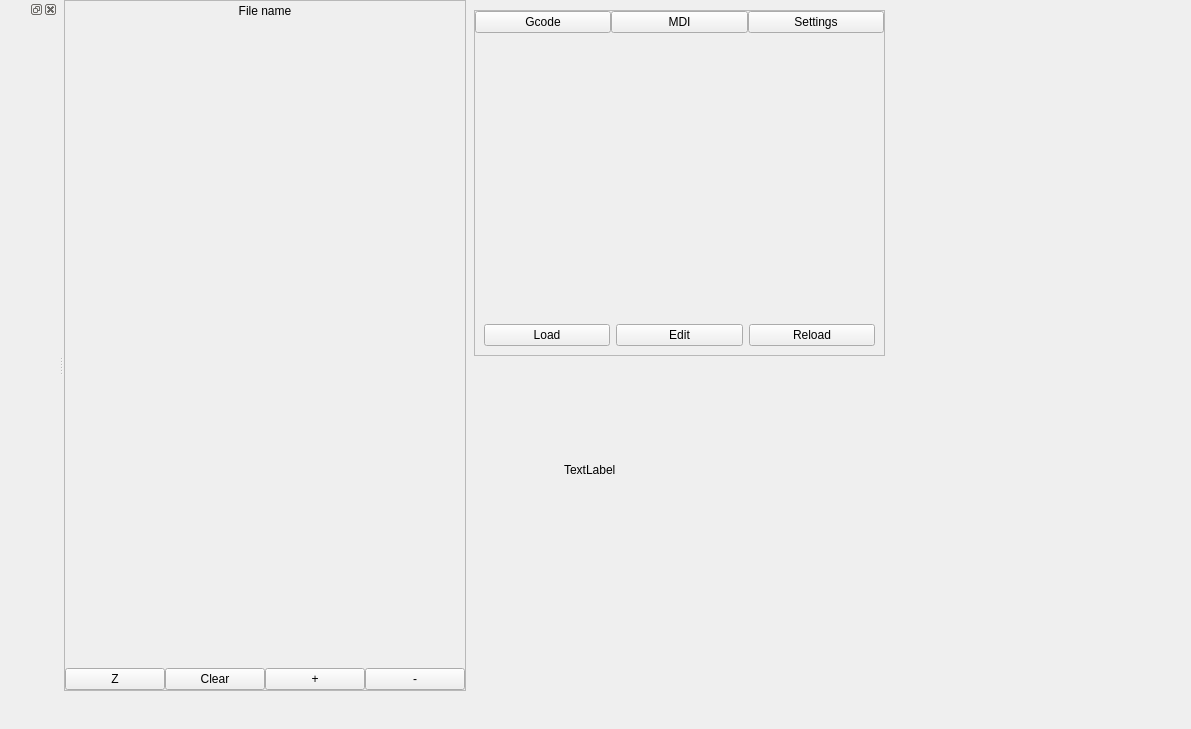
<?xml version="1.0" encoding="UTF-8"?>
<ui version="4.0">
 <class>MainWindow</class>
 <widget class="QMainWindow" name="MainWindow">
  <property name="geometry">
   <rect>
    <x>0</x>
    <y>0</y>
    <width>1191</width>
    <height>729</height>
   </rect>
  </property>
  <property name="windowTitle">
   <string>MainWindow</string>
  </property>
  <widget class="QWidget" name="centralwidget">
   <layout class="QGridLayout" name="gridLayout">
    <property name="leftMargin">
     <number>0</number>
    </property>
    <property name="topMargin">
     <number>0</number>
    </property>
    <property name="rightMargin">
     <number>0</number>
    </property>
    <property name="bottomMargin">
     <number>0</number>
    </property>
    <property name="spacing">
     <number>0</number>
    </property>
    <item row="0" column="0">
     <widget class="ScreenOptions" name="screen_options">
      <widget class="QFrame" name="frame_graphics">
       <property name="geometry">
        <rect>
         <x>0</x>
         <y>0</y>
         <width>402</width>
         <height>691</height>
        </rect>
       </property>
       <property name="frameShape">
        <enum>QFrame::StyledPanel</enum>
       </property>
       <property name="frameShadow">
        <enum>QFrame::Raised</enum>
       </property>
       <layout class="QGridLayout" name="gridLayout_2">
        <property name="leftMargin">
         <number>0</number>
        </property>
        <property name="topMargin">
         <number>0</number>
        </property>
        <property name="rightMargin">
         <number>0</number>
        </property>
        <property name="bottomMargin">
         <number>0</number>
        </property>
        <property name="spacing">
         <number>0</number>
        </property>
        <item row="2" column="2">
         <widget class="QPushButton" name="pb_view_zoom_in">
          <property name="text">
           <string>+</string>
          </property>
         </widget>
        </item>
        <item row="2" column="1">
         <widget class="QPushButton" name="pb_view_clear">
          <property name="text">
           <string>Clear</string>
          </property>
         </widget>
        </item>
        <item row="2" column="0">
         <widget class="QPushButton" name="pb_view_z">
          <property name="text">
           <string>Z</string>
          </property>
         </widget>
        </item>
        <item row="2" column="3">
         <widget class="QPushButton" name="pb_view_zoom_out">
          <property name="text">
           <string>-</string>
          </property>
         </widget>
        </item>
        <item row="1" column="0" colspan="4">
         <widget class="GCodeGraphics" name="gcodegraphics">
          <property name="_view" stdset="0">
           <string>z</string>
          </property>
          <property name="_dro" stdset="0">
           <bool>true</bool>
          </property>
          <property name="_dtg" stdset="0">
           <bool>false</bool>
          </property>
          <property name="background_color" stdset="0">
           <color>
            <red>0</red>
            <green>0</green>
            <blue>0</blue>
           </color>
          </property>
         </widget>
        </item>
        <item row="0" column="0" colspan="4">
         <widget class="StatusLabel" name="statuslabel">
          <property name="maximumSize">
           <size>
            <width>16777215</width>
            <height>20</height>
           </size>
          </property>
          <property name="text">
           <string>File name</string>
          </property>
          <property name="alignment">
           <set>Qt::AlignCenter</set>
          </property>
          <property name="filename_status" stdset="0">
           <bool>true</bool>
          </property>
         </widget>
        </item>
       </layout>
      </widget>
      <widget class="QFrame" name="frame_other">
       <property name="geometry">
        <rect>
         <x>410</x>
         <y>10</y>
         <width>411</width>
         <height>346</height>
        </rect>
       </property>
       <property name="frameShape">
        <enum>QFrame::StyledPanel</enum>
       </property>
       <property name="frameShadow">
        <enum>QFrame::Raised</enum>
       </property>
       <layout class="QGridLayout" name="gridLayout_3">
        <property name="leftMargin">
         <number>0</number>
        </property>
        <property name="topMargin">
         <number>0</number>
        </property>
        <property name="rightMargin">
         <number>0</number>
        </property>
        <property name="bottomMargin">
         <number>0</number>
        </property>
        <property name="spacing">
         <number>0</number>
        </property>
        <item row="0" column="0">
         <widget class="QPushButton" name="pb_gcode_tab">
          <property name="text">
           <string>Gcode</string>
          </property>
         </widget>
        </item>
        <item row="0" column="1">
         <widget class="QPushButton" name="pb_mdi_tab">
          <property name="text">
           <string>MDI</string>
          </property>
         </widget>
        </item>
        <item row="0" column="2">
         <widget class="QPushButton" name="pb_settings_tab">
          <property name="text">
           <string>Settings</string>
          </property>
         </widget>
        </item>
        <item row="1" column="0" colspan="3">
         <widget class="QStackedWidget" name="sw_other">
          <property name="currentIndex">
           <number>0</number>
          </property>
          <widget class="QWidget" name="page">
           <layout class="QGridLayout" name="gridLayout_4">
            <item row="1" column="1">
             <widget class="QPushButton" name="pb_gcode_edit">
              <property name="text">
               <string>Edit</string>
              </property>
             </widget>
            </item>
            <item row="1" column="0">
             <widget class="QPushButton" name="pb_gcode_load">
              <property name="text">
               <string>Load</string>
              </property>
             </widget>
            </item>
            <item row="0" column="0" colspan="3">
             <widget class="GcodeEditor" name="gcodeeditor"/>
            </item>
            <item row="1" column="2">
             <widget class="QPushButton" name="pb_gcode_reload">
              <property name="text">
               <string>Reload</string>
              </property>
             </widget>
            </item>
           </layout>
          </widget>
          <widget class="QWidget" name="page_2">
           <layout class="QGridLayout" name="gridLayout_8">
            <item row="0" column="0">
             <widget class="MDIHistory" name="mdihistory"/>
            </item>
           </layout>
          </widget>
          <widget class="QWidget" name="page_6">
           <layout class="QGridLayout" name="gridLayout_10">
            <item row="3" column="0">
             <spacer name="verticalSpacer_2">
              <property name="orientation">
               <enum>Qt::Vertical</enum>
              </property>
              <property name="sizeHint" stdset="0">
               <size>
                <width>20</width>
                <height>40</height>
               </size>
              </property>
             </spacer>
            </item>
            <item row="0" column="0" colspan="2">
             <layout class="QGridLayout" name="gridLayout_9">
              <item row="0" column="2">
               <widget class="QPushButton" name="pb_halmeter">
                <property name="text">
                 <string>HAL Meter</string>
                </property>
               </widget>
              </item>
              <item row="0" column="1">
               <widget class="QPushButton" name="pb_halscope">
                <property name="text">
                 <string>HAL Scope</string>
                </property>
               </widget>
              </item>
              <item row="0" column="0">
               <widget class="QPushButton" name="pb_halshow">
                <property name="text">
                 <string>HAL Show</string>
                </property>
               </widget>
              </item>
              <item row="1" column="0" colspan="3">
               <layout class="QHBoxLayout" name="horizontalLayout">
                <item>
                 <widget class="QPushButton" name="pb_status">
                  <property name="text">
                   <string>Status</string>
                  </property>
                 </widget>
                </item>
                <item>
                 <widget class="QPushButton" name="pb_calibration">
                  <property name="text">
                   <string>Calibration</string>
                  </property>
                 </widget>
                </item>
               </layout>
              </item>
             </layout>
            </item>
            <item row="2" column="1">
             <widget class="JogIncrements" name="jogincrements"/>
            </item>
            <item row="1" column="0">
             <widget class="QRadioButton" name="radioButton">
              <property name="text">
               <string>Show grid</string>
              </property>
             </widget>
            </item>
            <item row="2" column="0">
             <widget class="QLabel" name="label">
              <property name="text">
               <string>Grid size</string>
              </property>
             </widget>
            </item>
           </layout>
          </widget>
         </widget>
        </item>
       </layout>
      </widget>
      <widget class="FileDialog" name="filedialog">
       <property name="geometry">
        <rect>
         <x>480</x>
         <y>640</y>
         <width>71</width>
         <height>41</height>
        </rect>
       </property>
       <property name="state">
        <bool>false</bool>
       </property>
      </widget>
      <widget class="QLabel" name="label_2">
       <property name="geometry">
        <rect>
         <x>500</x>
         <y>460</y>
         <width>211</width>
         <height>20</height>
        </rect>
       </property>
       <property name="text">
        <string>TextLabel</string>
       </property>
      </widget>
     </widget>
    </item>
   </layout>
  </widget>
  <widget class="QDockWidget" name="dockWidget">
   <attribute name="dockWidgetArea">
    <number>1</number>
   </attribute>
   <widget class="QWidget" name="dockWidgetContents"/>
  </widget>
 </widget>
 <customwidgets>
  <customwidget>
   <class>GCodeGraphics</class>
   <extends>QWidget</extends>
   <header>qtvcp.widgets.gcode_graphics</header>
   <container>1</container>
  </customwidget>
  <customwidget>
   <class>FileDialog</class>
   <extends>QDialog</extends>
   <header>qtvcp.widgets.dialog_widget</header>
  </customwidget>
  <customwidget>
   <class>JogIncrements</class>
   <extends>QComboBox</extends>
   <header>qtvcp.widgets.jog_increments</header>
  </customwidget>
  <customwidget>
   <class>ScreenOptions</class>
   <extends>QWidget</extends>
   <header>qtvcp.widgets.screen_options</header>
   <container>1</container>
  </customwidget>
  <customwidget>
   <class>StatusLabel</class>
   <extends>QLabel</extends>
   <header>qtvcp.widgets.status_label</header>
  </customwidget>
  <customwidget>
   <class>GcodeEditor</class>
   <extends>QWidget</extends>
   <header>qtvcp.widgets.gcode_editor</header>
   <container>1</container>
  </customwidget>
  <customwidget>
   <class>MDIHistory</class>
   <extends>QWidget</extends>
   <header>qtvcp.widgets.mdi_history</header>
  </customwidget>
 </customwidgets>
 <resources/>
 <connections/>
</ui>
